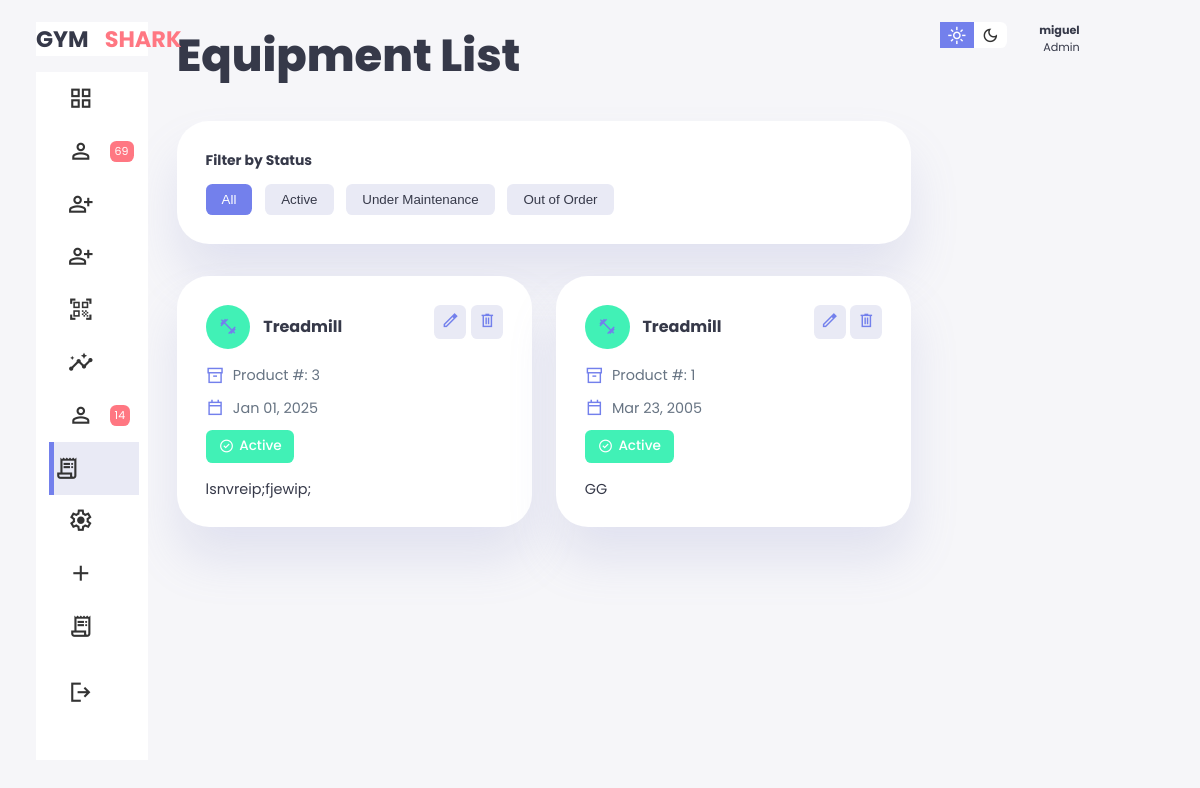
Page /admin/equipmentpage.php on the committed database.
### tables this page shows
CREATE TABLE `equipment` (
  `id` int(11) NOT NULL,
  `name` varchar(100) NOT NULL,
  `product_number` varchar(50) NOT NULL,
  `purchase_date` date DEFAULT NULL,
  `status` enum('active','maintenance','out-of-order') NOT NULL DEFAULT 'active',
  `description` text DEFAULT NULL,
  `created_at` timestamp NOT NULL DEFAULT current_timestamp()
);

### admin/equipmentpage.php (the view, shortened to what this page needs)
<?php include('db_connect.php'); ?>
<!DOCTYPE html>
<html lang="en">
<head>
  <link rel="stylesheet" href="styles.css">
</head>
<body>
  <div class="container">
  <aside>
         <div class="top">
           <div class="logo">
             <h2>GYM</h2><h2><span class="danger">SHARK</span> </h2>
           </div>
         </div>
         <div class="sidebar">
           <a href="index.php" >
              <span class="material-symbols-sharp">grid_view </span>
           </a>
           <a href="member.php">
              <span class="material-symbols-sharp">person_outline </span>
              <span class="msg_count">69</span>
           </a>
           <a href="add_member.php" >
                    <span class="material-symbols-sharp">person_add</span>
                </a>
                <a href="addtrainer.php" >
                    <span class="material-symbols-sharp">person_add</span>
                </a>
           <a href="scanner.php" >
              <span class="material-symbols-sharp">qr_code_scanner</span>
           </a>
           <a href="growth.php">
              <span class="material-symbols-sharp">insights </span>
           </a>
           <a href="Trainer.php">
              <span class="material-symbols-sharp">Person </span>
              <span class="msg_count">14</span>
           </a>
           <a href="equipmentpage.php" class="active">
              <span class="material-symbols-sharp">receipt_long </span>
           </a>
           <a href="settings.html">
              <span class="material-symbols-sharp">settings </span>
           </a>
           <a href="addeq.php">
              <span class="material-symbols-sharp">add </span>
           </a>
           <a href="request/reschedule_requests.php">
              <span class="material-symbols-sharp">receipt_long </span>
           </a>
           <a href="../Login/logout.php">
              <span class="material-symbols-sharp">logout </span>
           </a>
          </div>
      </aside>
   <main>
      <h1>Equipment List</h1>
      <div class="filter-section">
        <h3>Filter by Status</h3>
        <div class="filter-buttons">
          <button class="filter-btn active" data-status="all">All</button>
          <button class="filter-btn" data-status="active">Active</button>
          <button class="filter-btn" data-status="maintenance">Under Maintenance</button>
          <button class="filter-btn" data-status="out-of-order">Out of Order</button>
        </div>
      </div>
      <div class="equipment-grid">
            <?php
            $sql = "SELECT * FROM equipment ORDER BY purchase_date DESC";
            $result = $conn->query($sql);
            if ($result->num_rows > 0) {
                while($row = $result->fetch_assoc()) {
                    $status = strtolower($row['status']);
                    $statusClass = 'status-' . $status;
                    $equipmentIcon = "fitness_center";
                    ?>
                    <div class="equipment-card" data-status="<?php echo $status; ?>">
                        <div class="header">
                            <div class="title-section">
                                <span class="material-symbols-sharp equipment-icon"><?php echo $equipmentIcon; ?></span>
                                <h3 class="title"><?php echo htmlspecialchars($row['name']); ?></h3>
                            </div>
                            <div class="actions">
    <button type="button" class="btn-edit" data-id="<?php echo $row['id']; ?>">
        <span class="material-symbols-sharp">edit</span>
    </button>
    <button type="button" class="btn-delete" data-id="<?php echo $row['id']; ?>">
        <span class="material-symbols-sharp">delete</span>
    </button>
</div>
                        </div>
                        <div class="details">
                            <p class="product-number">
                                <span class="material-symbols-sharp">inventory_2</span>
                                Product #: <?php echo htmlspecialchars($row['product_number']); ?>
                            </p>
                            <p class="purchase-date">
                                <span class="material-symbols-sharp">calendar_today</span>
                                <?php echo date('M d, Y', strtotime($row['purchase_date'])); ?>
                            </p>
                            <p class="status">
                                <span class="status-badge <?php echo $statusClass; ?>">
                                    <span class="material-symbols-sharp">
                                    </span>
                                    <?php echo ucfirst($status); ?>
                                </span>
                            </p>
                            <?php if(!empty($row['description'])): ?>
                            <p class="description">
                                <?php echo htmlspecialchars($row['description']); ?>
                            </p>
                            <?php endif; ?>
                        </div>
                    </div>
                    <?php
                }
            } else {
                echo "<p>No equipment found</p>";
            }
            ?>
        </div>
    </main>
    <div class="right">
      <div class="top">
        <div class="theme-toggler">
          <span class="material-symbols-sharp active">light_mode</span>
          <span class="material-symbols-sharp">dark_mode</span>
        </div>
        <div class="profile">
          <div class="info">
            <p><b>miguel</b></p>
            <p>Admin</p>
          </div>
        </div>
      </div>
    </div>
  </div>
</body>
</html>

### admin/styles.css (style rules this page uses)
:root { --clr-primary: #7380ec; --clr-danger: #ff7782; --clr-success: #41f1b6; --clr-white: #fff; --clr-info-dark: #7d8da1; --clr-info-light: #dce1eb; --clr-dark: #363949; --clr-warnig: #ff4edc; --clr-light: rgba(132, 139, 200, 0.18); --clr-primary-variant: #111e88; --clr-dark-variant: #677483; --clr-color-background: #f6f6f9; --card-border-radius: 2rem; --border-radius-1: 0.4rem; --border-radius-2: 0.8rem; --border-radius-3: 1.2rem; --card-padding: 1.8rem; --padding-1: 1.2rem; --box-shadow: 0 2rem 3rem var(--clr-light); }
* { margin: 0; padding: 0; box-sizing: border-box; border: 0; text-decoration: none; list-style: none; appearance: none; }
body { width: 100vw; height: 100vh; font-size: 0.7rem; user-select: none; background: var(--clr-color-background); font-family: 'Poppins', sans-serif; }
.container { display: grid; width: 96%; gap: 1.8rem; grid-template-columns: 14rem auto 16rem; margin: 0 auto; }
a { color: var(--clr-dark); }
h1, h2, h3, h4, h5, p, b, span, small, a, th { color: var(--clr-dark); }
h1 { font-weight: 800; font-size: 2.8rem; }
h2 { font-size: 1.4rem; }
h3 { font-size: 0.87rem; }
b { color: var(--clr-dark); }
.danger { color: var(--clr-danger); }
aside { height: 100vh; border-spacing: border-box; position: sticky; top: 0; align-self: start; border: right 1px; }
aside .top { background: var(--clr-white); display: flex; align-items: center; justify-content: space-between; margin-top: 1.4rem; }
aside .logo { display: flex; gap: 1rem; }
aside .sidebar { background: var(--clr-white); display: flex; flex-direction: column; height: 86vh; position: relative; top: 1rem; }
aside .sidebar a { display: flex; color: var(--clr-info-dark); margin-left: 2rem; gap: 1rem; align-items: center; height: 3.3rem; transition: all 0.1s ease; }
aside .sidebar a span { font-size: 1.6rem; transition: all 0.3s ease-in-out; }
aside .sidebar a:last-child { position: absolute; bottom: 1rem; width: 100%; }
aside .sidebar a.active { background-color: var(--clr-light); color: var(--clr-primary); margin-left: 0; border-left: 5px solid var(--clr-primary); margin-left: calc(1rem - 3px); }
aside .sidebar a span.msg_count { background-color: var(--clr-danger); color: var(--clr-white); padding: 2px 5px; font-size: 11px; border-radius: var(--border-radius-1); }
main { margin-top: 1.4rem; width: auto; }
.material-symbols-sharp { font-size: 40px; color: #333; }
.right { margin-top: 1.4rem; }
.right .top { display: flex; justify-content: start; gap: 2rem; }
.right .theme-toggler { background: var(--clr-white); display: flex; justify-content: space-between; height: 1.6rem; width: 4.2rem; cursor: pointer; border-radius: var(--border-radius-1); }
.right .theme-toggler span { font-size: 1.2rem; width: 50%; height: 100%; display: flex; align-items: center; justify-content: center; }
.right .theme-toggler span.active { background: var(--clr-primary); color: #fff; }
.right .top .profile { display: flex; gap: 2rem; text-align: right; }
@media screen and (max-width: 1200px) { .container { width: 94%; grid-template-columns: 7rem auto 14rem; } }
@media screen and (max-width: 1200px) { aside .sidebar a { width: 5.6rem; } }
@media screen and (max-width: 1200px) { aside .sidebar a:last-child { position: relative; margin-top: 1.8rem; } }

### rows in the picture
equipment: name "Treadmill", product_number "3", purchase_date "Jan 01, 2025", status "Active", description "lsnvreip;fjewip;"
equipment: name "Treadmill", product_number "1", purchase_date "Mar 23, 2005", status "Active", description "GG"
